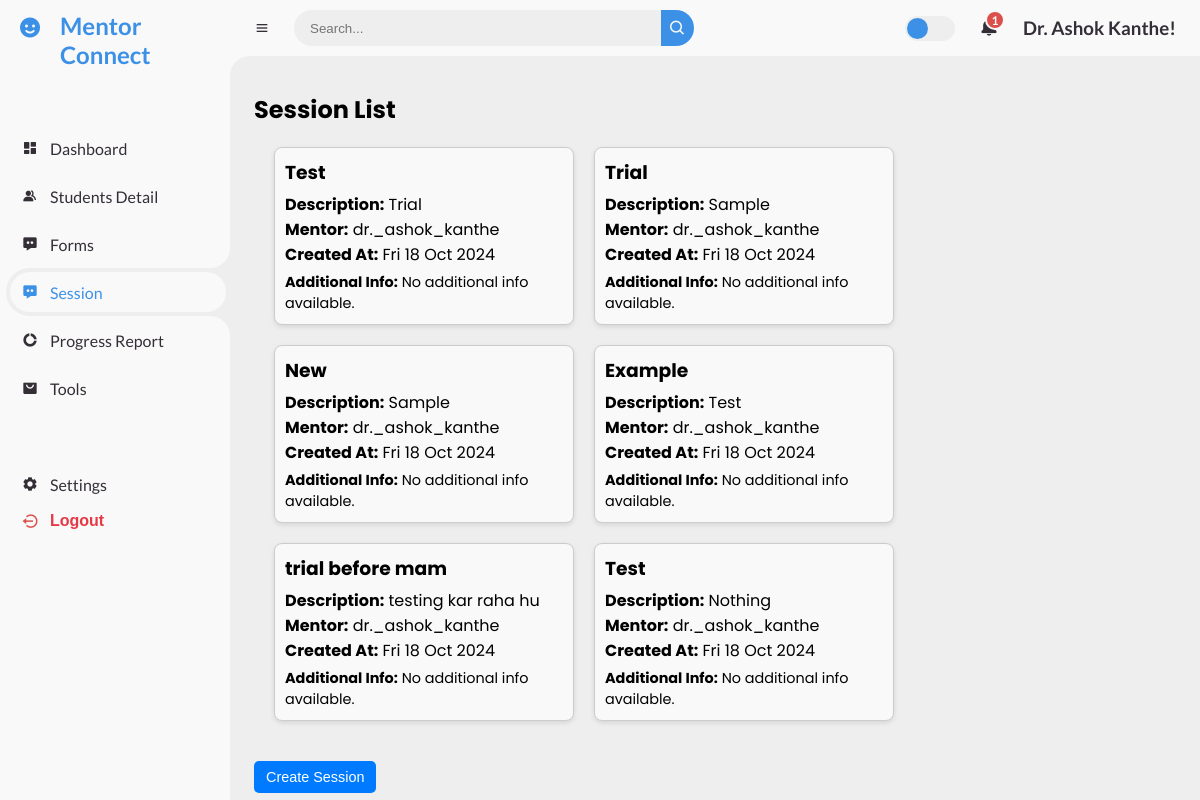
Before: /sessions/ (signed in) with the older database file.
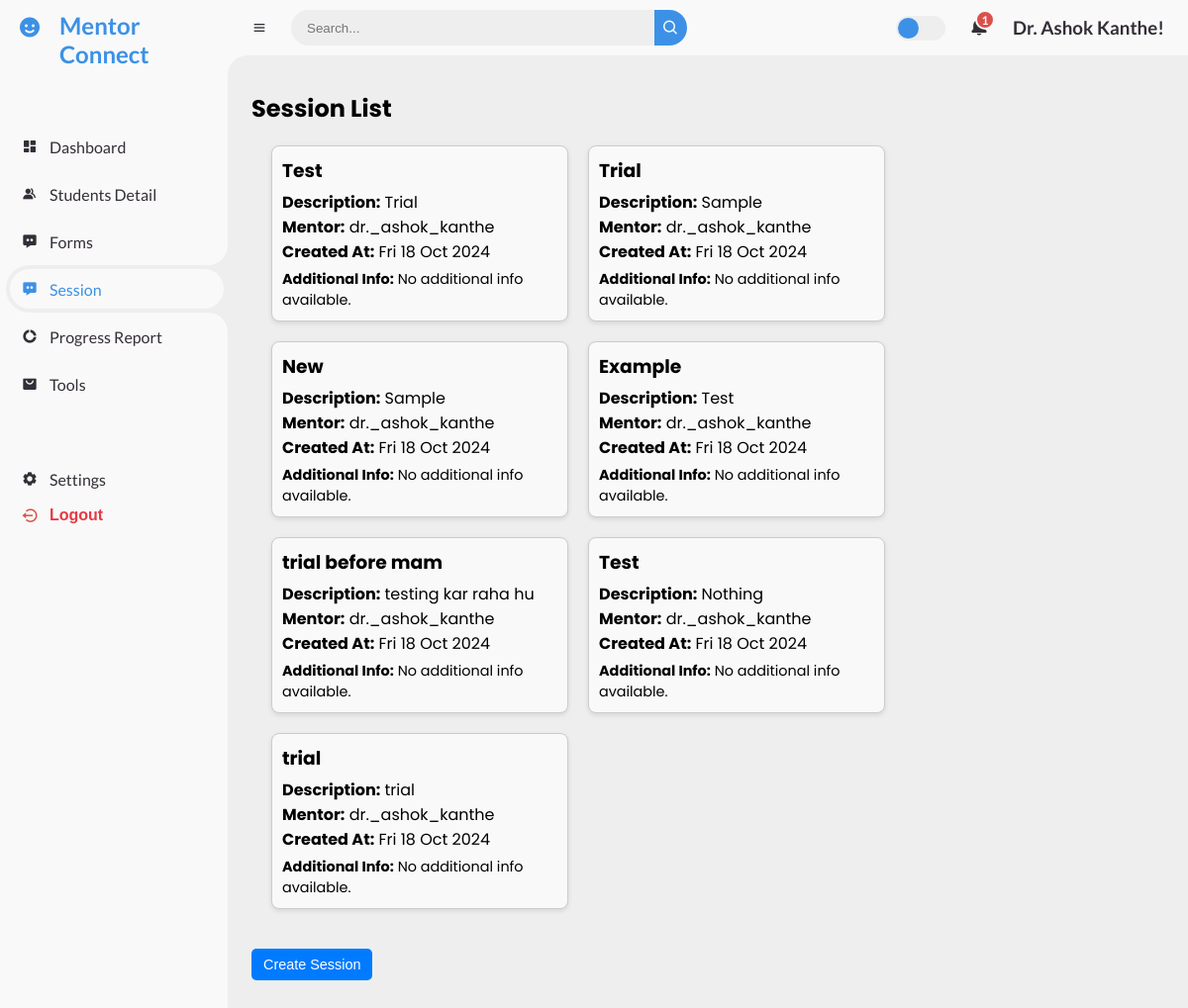
After: the same page with the newer database file.
### mentor/models.py (models this page shows, shortened)
class Session(models.Model):
    student = models.ForeignKey('MentorshipData', on_delete=models.CASCADE)
    title = models.CharField(max_length=200)
    description = models.TextField()
    mentor = models.ForeignKey(User, on_delete=models.CASCADE, related_name="sessions")
    created_at = models.DateTimeField(auto_now_add=True)
    updated_at = models.DateTimeField(auto_now=True)
    additional_info = models.JSONField(default=dict)
    objects = DynamicFieldsManager()
    def __init__(self, *args, **kwargs):
        super().__init__(*args, **kwargs)
        for key, value in self.additional_info.items():
            setattr(self, key, value)
    class Meta:
        indexes = [
            models.Index(fields=['mentor']),
            models.Index(fields=['created_at']),
        ]

### mentor/views.py (the view)
# urls.py: path('sessions/', views.session_list, name='session_list'),
@login_required
def session_list(request):
    mentor = request.user
    sessions = Session.objects.filter(mentor=request.user)
    username = mentor.username
    readable_name = username.replace('_', ' ').title()
    students = MentorshipData.objects.filter(faculty_mentor=readable_name)
    return render(request, 'session_list.html', {'sessions': sessions, 'students': students,})

### mentor/templatetags/username_filters.py (called while the page is built)
@register.filter
def readable_username(value):
    return value.replace('_', ' ').title()

### templates/session_list.html (shortened to what this page needs)
{% extends 'base.html' %}
{% block content %}
<h2>Session List</h2>
<div class="session-container">
    {% for session in sessions %}
        <div class="session-card">
            <h3>{{ session.title }}</h3>
            <p><strong>Description:</strong> {{ session.description }}</p>
            <p><strong>Mentor:</strong> {{ session.mentor.username }}</p>
            <p><strong>Created At:</strong> {{ session.created_at|date:"D d M Y" }}</p>
            <div class="additional-info">
                <strong>Additional Info:</strong>
                {% if session.additional_info %}
                    {% for key, value in session.additional_info.items %}
                        <strong>{{ key }}:</strong> {{ value }}<br>
                    {% endfor %}
                {% else %}
                    <span>No additional info available.</span>
                {% endif %}
            </div>
        </div>
    {% empty %}
        <div class="no-sessions">No sessions available.</div>
    {% endfor %}
</div>
<button id="create-session-btn" class="btn" style="margin-top: 20px;">Create Session</button>
{% endblock %}

Changed rows visible on the page:
added Session: title "trial", description "trial", mentor.username "dr._ashok_kanthe", created_at "Fri 18 Oct 2024", additional_info "No additional info available."
